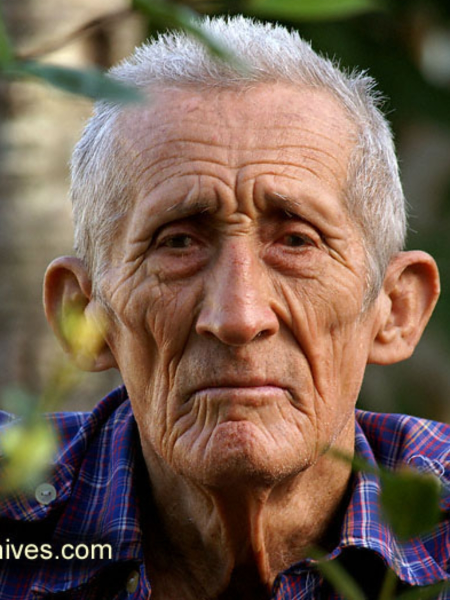
#> input picture imageHandler/1 (1).jpg, 900 x 1200 px (shown at 1/2 size)
$ python run.py   (older library calls are emulated)
#> lines starting #> are read from the running program, lines starting #| are printed output that depends on the picture
#> the answer given: ../imageHandler/1 (1).jpg
#> the answer given: out.png
### ImageHandler/imageHandler.py
import numpy
import cv2
import os
import image_cutter, quality_checker, transparency_remover, \
    image_rotator, blur_checker, face_square_recogniser
import threading
import queue

class ImageHandler:
    def __init__(self):
        self.image_cutter = image_cutter.ImageCutter()
        self.quality_checker = quality_checker.QualityChecker()
        self.transparency_remover = transparency_remover.TransparencyRemover()
        self.image_rotator = image_rotator.ImageRotator()
        self.blur_checker = blur_checker.BlurChecker()
        self.face_square_recognizer = face_square_recogniser.FaceSquareRecognizer()
        self.messages = dict()
        self.max_threads = 8


    def edit_image(self,  image : numpy.ndarray) -> numpy.ndarray:
        if not self.quality_checker.check_for_min_quality(image):
            raise ValueError(1)
        image_without_transparency = self.transparency_remover.remove_transparancy(image)
        #image_rotated = self.image_rotator.rotate(image_without_transparency)
        image_rotated = image_without_transparency
        face_square = self.face_square_recognizer.get_face_rectangle(image_without_transparency)
        if (not self.blur_checker.check_for_blur(image_rotated, face_square)):
            raise ValueError(1)
        image_face_cut = self.image_cutter.cut_in_proportions(image_rotated, face_square)
        image_3x4 = self.image_cutter.cut_3x4(image_face_cut)
        compressed_image = self.image_cutter.cut_quality(image_3x4)
        self.face_square_recognizer.get_face_rectangle(compressed_image)
        return compressed_image

    def edit_image_file(self, input_file, output_file):
#> called with input_file = '../imageHandler/1 (1).jpg', output_file = 'out.png'
        if not os.path.exists(os.path.dirname(output_file)):
            os.makedirs(os.path.dirname(output_file))
        if os.path.isfile(input_file):
            image = cv2.imread(input_file, cv2.IMREAD_UNCHANGED)
#> image is the input picture: shape (1200, 900, 3); mean B, G, R 81.6, 96.8, 118.9
            try:
                edited_image = self.edit_image(image)
                cv2.imwrite(output_file, edited_image, [cv2.IMWRITE_JPEG_QUALITY, 100])
            except ValueError as e:
                raise ValueError(e.args[0])

    # [40 lines left out: functions edit_images_folder, worker, not called in this run]

### ImageHandler/quality_checker.py
class QualityChecker:
    def check_for_min_quality(self, image):
        """Возвращает True, если изображение подходит по качеству"""
        height, width = image.shape[:2]
#> height = 1200; width = 900
        return height >= 400 and width >= 300  # Данные размеры соответствуют >= 300 dpi для фото 3х4.

### ImageHandler/face_square_recogniser.py
import cv2

ATTEMPS = 3


class FaceSquareRecognizer:
    def get_face_rectangle(self, image):
        exception = None
        for i in range(ATTEMPS):
            exception = None
            try:
                minx = int(image.shape[0] * 0.4)
                miny = int(image.shape[1] * 0.4)
                face_cascade = cv2.CascadeClassifier(
                    cv2.data.haarcascades + 'haarcascade_frontalface_default.xml')
                gray_image = cv2.cvtColor(image, cv2.COLOR_BGR2GRAY)
                faces = face_cascade.detectMultiScale(gray_image, scaleFactor=1.05,
                                                      minNeighbors=5,
                                                      minSize=(minx, miny))
                if len(faces) == 0:
                    raise ValueError(2)

                faces = self.filter_duplicates(faces)
                if len(faces) > 1:
                    raise ValueError(3)
                x, y, w, h = faces[0]
                return (x, y, w, h)
            except ValueError as e:
                exception = e
#> this loop made 1 pass
#> (x, y, w, h) on pass 1: (140, 217, 683, 683)
#> pass 1, in get_face_rectangle, `gray_image = cv2.cvtColor(image, cv2.COLOR_BGR2GRAY)`:
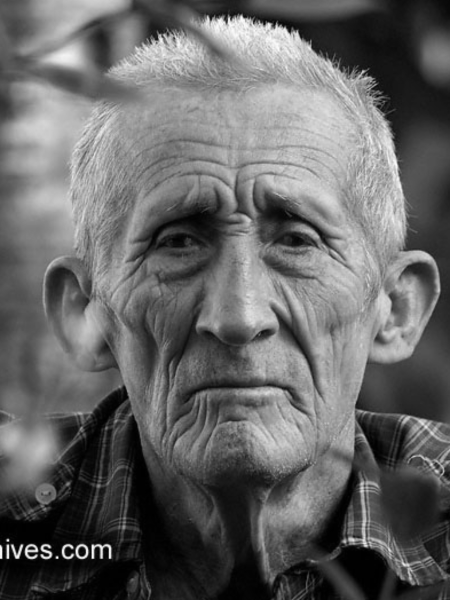
#> gray_image: shape (1200, 900) (shown at 1/2 size); min 0, max 253, mean 101.7
#> in edit_image, `face_square = self.face_square_recognizer.get_face_rectangle(image_wit..`: face_square = (140, 217, 683, 683)
        if (exception is not None):
            raise exception


    def filter_duplicates(self, faces, iou_threshold=0.5):
        """Фильтрует дублирующиеся рамки лиц с помощью IoU."""

        # [30 lines left out: function calculate_iou, not called in this run]

        # Оставляем только уникальные рамки
        filtered_faces = []
        for i in range(len(faces)):
            keep = True
            for j in range(len(filtered_faces)):
                iou = calculate_iou(faces[i], filtered_faces[j])
                if iou > iou_threshold:
                    keep = False
                    break
            if keep:
                filtered_faces.append(faces[i])

        return filtered_faces

### ImageHandler/blur_checker.py
import cv2


class BlurChecker:
    def check_for_blur(self, image, face_square):
        """Возвращает False, если изображение слишком размыто"""
#> called with face_square = (140, 217, 683, 683)
        minimumQuality = 5
        x, y, w, h = face_square
#> x = 140; y = 217; w = 683; h = 683
        gray = cv2.cvtColor(image[y:y + h, x:x + w], cv2.COLOR_BGR2GRAY)
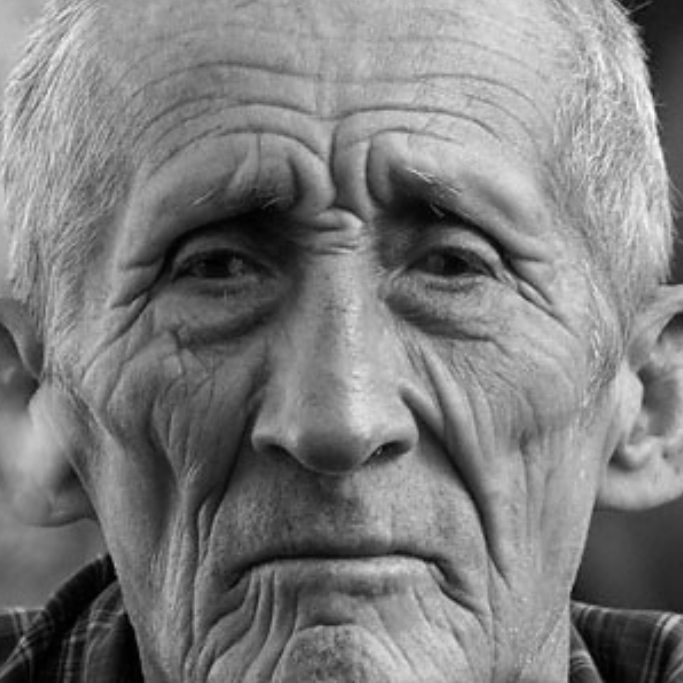
#> gray: shape (683, 683); min 0, max 252, mean 125.5
        return int(cv2.Laplacian(gray, cv2.CV_64F).var()) >= minimumQuality

### ImageHandler/image_cutter.py
import cv2

import numpy


class ImageCutter:
    def cut_in_proportions(self, image : numpy.ndarray, face_square): # передается cv изображение
        # Обнаружение лиц
#> called with face_square = (140, 217, 683, 683)
        x, y, w, h = face_square
#> x = 140; y = 217; w = 683; h = 683
        # cv2.rectangle(img, (x, y), (x+w, y+h), (255, 0, 0), 2)
        new_x = max(0, x - w * 0.5)
#> new_x = 0
        new_y = max(0, y - h * 0.5)
#> new_y = 0
        new_xw = min(image.shape[1], x + w * 1.5)
#> new_xw = 900
        new_yh = min(image.shape[0], y + h * 1.5)
#> new_yh = 1200
        if new_xw >= image.shape[1]:
            new_xw = image.shape[1] - 1
#> new_xw = 899
        if new_yh >= image.shape[0]:
            new_yh = image.shape[0] - 1
#> new_yh = 1199
        img = image[int(new_y):int(new_yh), int(new_x):int(new_xw)]
        return img

    def cut_3x4(self, image : numpy.ndarray) -> numpy.ndarray:
        # Изменяем размер изображения
        height = image.shape[0] // 4
#> height = 299
        width = image.shape[1] // 3
#> width = 299
        part = min(height, width)
#> part = 299
        delta_y = (image.shape[0] - part * 4) // 2
#> delta_y = 1
        delta_x = (image.shape[1] - part * 3) // 2
#> delta_x = 1
        img = image[delta_y : delta_y + part * 4, delta_x : delta_x + part * 3]
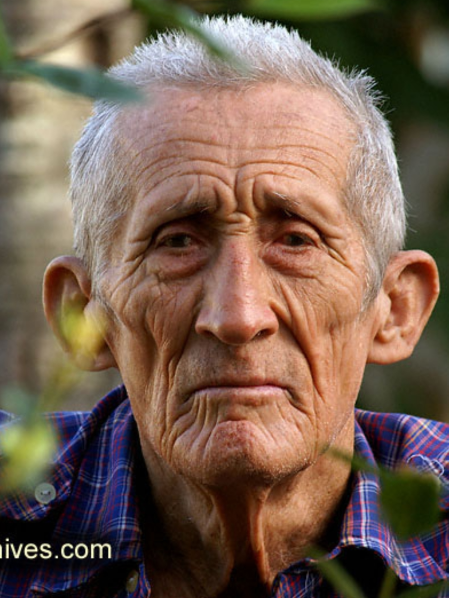
#> img: shape (1196, 897, 3) (shown at 1/2 size); mean B, G, R 81.8, 97.1, 119.3
        #img = cv2.resize(img, (part * 3, part * 4))
        return img

    def cut_quality(self, image : numpy.ndarray) -> numpy.ndarray:
        resized_img = cv2.resize(image, (900, 1200))
        return resized_img

### ImageHandler/transparency_remover.py
import numpy
import cv2

class TransparencyRemover:
    def remove_transparancy(self, image : numpy.ndarray) -> numpy.ndarray:
        """Возвращает изображение без прозрачности"""
        if (len(image.shape) == 2):
            gray_image = cv2.cvtColor(image, cv2.COLOR_GRAY2BGR)
            return gray_image
        if image.shape[2] == 4:
            alpha_channel = image[:, :, 3]
            mask = alpha_channel == 0
            # Заменяем прозрачные пиксели на белый цвет
            image[mask] = [255, 255, 255, 255]
            # Удаляем альфа-канал
            image = image[:, :, :3]
        return image

### ImageHandler/metric_writer.py
import time


METRIC_FILE = "metrics.txt"


class MetricWriter:
    def __init__(self):
        self.start_time = time.perf_counter()

    # [5 lines left out: function write_time, not called in this run]

### ImageHandler/run.py
import imageHandler, os, metric_writer

input_filename = input()
output_filename = input()
def run():
    image_handler = imageHandler.ImageHandler()
    m_writer = metric_writer.MetricWriter()  # Метрика
    if os.path.isfile(input_filename):
        try:
            image_handler.edit_image_file(input_filename, output_filename)
#> the loop in get_face_rectangle, `for i in range(ATTEMPS):` made 1 pass
#> (x, y, w, h) on pass 1: (139, 215, 686, 686)
        except Exception as e:
            print(e.args[0])
    else:
        messages = image_handler.edit_images_folder(input_filename, output_filename)
        for message in messages.items():
            print(f'{message[0]}\t{message[1]}')
#> (the run stopped early here; a loop or call above may not have finished)
